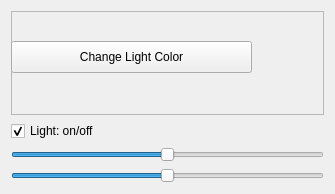
<?xml version="1.0" encoding="UTF-8"?>
<ui version="4.0">
 <class>Form</class>
 <widget class="QWidget" name="Form">
  <property name="geometry">
   <rect>
    <x>0</x>
    <y>0</y>
    <width>335</width>
    <height>194</height>
   </rect>
  </property>
  <property name="windowTitle">
   <string>Form</string>
  </property>
  <layout class="QVBoxLayout" name="verticalLayout">
   <item>
    <widget class="QFrame" name="colorFrame0">
     <property name="minimumSize">
      <size>
       <width>0</width>
       <height>60</height>
      </size>
     </property>
     <property name="frameShape">
      <enum>QFrame::StyledPanel</enum>
     </property>
     <property name="frameShadow">
      <enum>QFrame::Raised</enum>
     </property>
     <widget class="QLabel" name="color0">
      <property name="geometry">
       <rect>
        <x>10</x>
        <y>10</y>
        <width>221</width>
        <height>16</height>
       </rect>
      </property>
      <property name="text">
       <string/>
      </property>
     </widget>
     <widget class="QPushButton" name="colorButton0">
      <property name="geometry">
       <rect>
        <x>0</x>
        <y>30</y>
        <width>241</width>
        <height>32</height>
       </rect>
      </property>
      <property name="text">
       <string>Change Light Color</string>
      </property>
     </widget>
    </widget>
   </item>
   <item>
    <widget class="QCheckBox" name="headlightCheckBox_">
     <property name="text">
      <string>Light: on/off</string>
     </property>
     <property name="checked">
      <bool>true</bool>
     </property>
    </widget>
   </item>
   <item>
    <widget class="QSlider" name="headlightAzimuthSlider_">
     <property name="toolTip">
      <string>&lt;html&gt;&lt;head/&gt;&lt;body&gt;&lt;p&gt;Azimuth&lt;/p&gt;&lt;/body&gt;&lt;/html&gt;</string>
     </property>
     <property name="maximum">
      <number>360</number>
     </property>
     <property name="value">
      <number>180</number>
     </property>
     <property name="orientation">
      <enum>Qt::Horizontal</enum>
     </property>
    </widget>
   </item>
   <item>
    <widget class="QSlider" name="headlightInclinationSlider_">
     <property name="toolTip">
      <string>&lt;html&gt;&lt;head/&gt;&lt;body&gt;&lt;p&gt;Inclination&lt;/p&gt;&lt;/body&gt;&lt;/html&gt;</string>
     </property>
     <property name="maximum">
      <number>180</number>
     </property>
     <property name="value">
      <number>90</number>
     </property>
     <property name="orientation">
      <enum>Qt::Horizontal</enum>
     </property>
    </widget>
   </item>
  </layout>
 </widget>
 <resources/>
 <connections/>
</ui>
